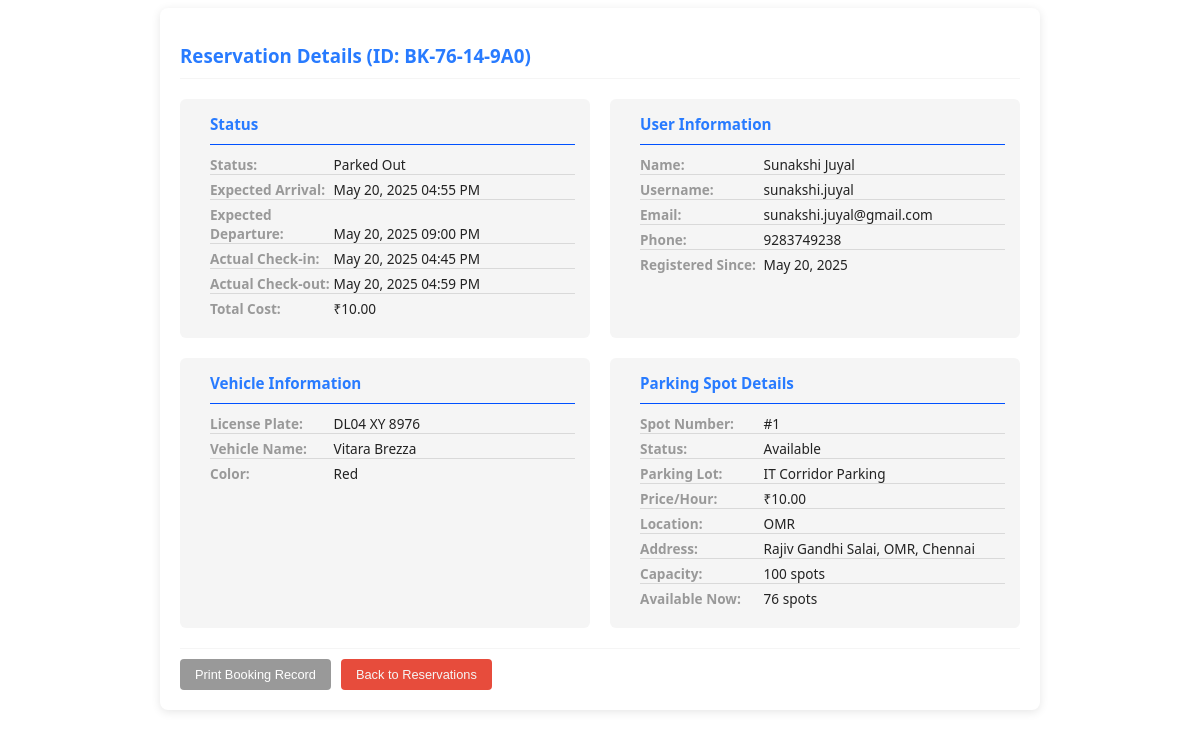
The page /admin/reservations/booking_details/BK-76-14-9A0 on the database its author committed.
### model.py (models this page shows, shortened)
class Reservation(db.Model):
    id = db.Column(db.Integer, primary_key=True)
    booking_id = db.Column(db.String(50), unique=True, nullable=False)
    booking_timestamp = db.Column(db.DateTime, default=datetime.utcnow)
    lot_id = db.Column(db.Integer, db.ForeignKey('parking_lot.id'), nullable=False)
    spot_id = db.Column(db.Integer, db.ForeignKey('parking_spot.id'))
    user_id = db.Column(db.Integer, db.ForeignKey('user.id'))
    vehicle_id = db.Column(db.Integer, db.ForeignKey('vehicle.id'))
    expected_arrival = db.Column(db.DateTime, nullable=False)
    expected_departure = db.Column(db.DateTime, nullable=False)
    parking_timestamp = db.Column(db.DateTime)
    leaving_timestamp = db.Column(db.DateTime)
    parking_cost = db.Column(db.Float)
    status = db.Column(db.String(20), default='Pending')
    cancellation_reason = db.Column(db.String(200))
    lot = db.relationship('ParkingLot')
    spot = db.relationship('ParkingSpot', backref=db.backref('reservations', lazy='dynamic'))
    user = db.relationship('User', overlaps="reservations,user_ref")
    vehicle = db.relationship('Vehicle')

class User(db.Model, UserMixin):
    id = db.Column(db.Integer, primary_key=True)
    username = db.Column(db.String(80), unique=True)
    email = db.Column(db.String(120), unique=True, nullable=False)
    password = db.Column(db.String(200), nullable=False)
    firstname = db.Column(db.String(100))
    lastname = db.Column(db.String(100))
    gender = db.Column(db.String(10))
    phone = db.Column(db.String(15))
    address = db.Column(db.String(200))
    pin = db.Column(db.String(10))
    registration_date = db.Column(db.DateTime, default=datetime.now)
    is_active = db.Column(db.Boolean, default=True)
    reservations = db.relationship('Reservation', backref='user_ref', lazy=True)
    vehicles = db.relationship('Vehicle', backref='owner', cascade='all, delete-orphan')

class Vehicle(db.Model):
    id = db.Column(db.Integer, primary_key=True)
    vehicle_name = db.Column(db.String(100))
    vehicle_nickname = db.Column(db.String(100))
    license_plate = db.Column(db.String(20), unique=True, nullable=False)
    vehicle_image = db.Column(db.String)
    color = db.Column(db.String(50))
    user_id = db.Column(db.Integer, db.ForeignKey('user.id'), nullable=False)
    reservations = db.relationship('Reservation', back_populates='vehicle', lazy=True)

class ParkingSpot(db.Model):
    id = db.Column(db.Integer, primary_key=True)
    lot_id = db.Column(db.Integer, db.ForeignKey('parking_lot.id'))
    spot_number = db.Column(db.Integer, nullable=False)
    status = db.Column(db.String(1), default='A')  # A = Available, O = Occupied

class ParkingLot(db.Model):
    id = db.Column(db.Integer, primary_key=True)
    prime_location_name = db.Column(db.String(100))
    price_per_hour = db.Column(db.Float)
    max_parking_spots = db.Column(db.Integer, nullable=False)
    available_spots = db.Column(db.Integer, nullable=False)
    available_from = db.Column(db.Time)
    available_to = db.Column(db.Time)
    is_active = db.Column(db.Boolean, default=True)
    image_url = db.Column(db.String)
    admin_notes = db.Column(db.Text)
    location_id = db.Column(db.Integer, db.ForeignKey('location.id'), nullable=False)
    spots = db.relationship('ParkingSpot', backref='lot', cascade='all, delete-orphan', lazy=True)

class Location(db.Model):
    id = db.Column(db.Integer, primary_key=True)
    name = db.Column(db.String(100), nullable=False)
    address = db.Column(db.String(200), nullable=False)
    pin_code = db.Column(db.String(10))
    parking_lots = db.relationship('ParkingLot', backref='location_ref', lazy=True)

### routes/admin_routes.py (the view)
@admin_bp.route('/reservations/booking_details/<string:booking_id>', methods=['GET', 'POST'])
def booking_details(booking_id):
    reservation = Reservation.query.filter_by(booking_id=booking_id).first()
    if reservation:
        return render_template('partials/_admin_views_booking_details.html', reservation=reservation)
    else:
        flash('Booking not found', 'error')
        return redirect(url_for('user.bookings'))

### templates/partials/_admin_views_booking_details.html (shortened to what this page needs)
<div class="reservation-details">
    <h3>Reservation Details (ID: {{ reservation.booking_id }})</h3>
    <div class="section">
        <h4>Status</h4>
        <p><strong>Status:</strong> {{ reservation.status }}</p>
        <p><strong>Expected Arrival:</strong> {{ reservation.expected_arrival.strftime('%b %d, %Y %I:%M %p') }}</p>
        <p><strong>Expected Departure:</strong> {{ reservation.expected_departure.strftime('%b %d, %Y %I:%M %p') }}</p>
        {% if reservation.parking_timestamp %}
        <p><strong>Actual Check-in:</strong> {{ reservation.parking_timestamp.strftime('%b %d, %Y %I:%M %p') }}</p>
        {% endif %}
        {% if reservation.leaving_timestamp %}
        <p><strong>Actual Check-out:</strong> {{ reservation.leaving_timestamp.strftime('%b %d, %Y %I:%M %p') }}</p>
        {% endif %}
        <p><strong>Total Cost:</strong> ₹{{ "%.2f"|format(reservation.parking_cost) if reservation.parking_cost else
            'Not calculated' }}</p>
    </div>
    <div class="section">
        <h4>User Information</h4>
        <p><strong>Name:</strong> {{ reservation.user.firstname }} {{ reservation.user.lastname }}</p>
        <p><strong>Username:</strong> {{ reservation.user.username }}</p>
        <p><strong>Email:</strong> {{ reservation.user.email }}</p>
        <p><strong>Phone:</strong> {{ reservation.user.phone }}</p>
        <p><strong>Registered Since:</strong> {{ reservation.user.registration_date.strftime('%b %d, %Y') }}</p>
    </div>
    <div class="section">
        <h4>Vehicle Information</h4>
        <p><strong>License Plate:</strong> {{ reservation.vehicle.license_plate }}</p>
        <p><strong>Vehicle Name:</strong> {{ reservation.vehicle.vehicle_name }}</p>
        <p><strong>Color:</strong> {{ reservation.vehicle.color }}</p>
    </div>
    <div class="section">
        <h4>Parking Spot Details</h4>
        <p><strong>Spot Number:</strong> #{{ reservation.spot.spot_number }}</p>
        <p><strong>Status:</strong> {{ 'Occupied' if reservation.spot.status == 'O' else 'Available' }}</p>
        <p><strong>Parking Lot:</strong> {{ reservation.spot.lot.prime_location_name }}</p>
        <p><strong>Price/Hour:</strong> ₹{{ "%.2f"|format(reservation.spot.lot.price_per_hour) }}</p>
        <p><strong>Location:</strong> {{ reservation.spot.lot.location_ref.name }}</p>
        <p><strong>Address:</strong> {{ reservation.spot.lot.location_ref.address }}</p>
        <p><strong>Capacity:</strong> {{ reservation.spot.lot.max_parking_spots }} spots</p>
        <p><strong>Available Now:</strong> {{ reservation.spot.lot.available_spots }} spots</p>
    </div>
    <div class="action-buttons">
        {% if reservation.status == 'Parked Out' %}
        <button class="btn-secondary" onclick="window.print()">Print Booking Record</button>
        {% endif %}
        <button class="btn-danger">
            <a href="{{ url_for('admin.activity_log') }}" style="text-decoration: none; color: whitesmoke;"> Back to
                Reservations </a>
        </button>
    </div>
</div>

### templates/partials/_admin_views_booking_details.html (style rules this page uses)
.reservation-details { font-family: 'Segoe UI', Tahoma, Geneva, Verdana, sans-serif; color: var(--black1); background: var(--white); padding: 20px; margin: auto; border-radius: 8px; box-shadow: 0 2px 10px rgba(0, 0, 0, 0.1); max-height: 95vh; max-width: 70vw; display: grid; grid-template-columns: 1fr 1fr; gap: 20px; overflow: hidden; }
.reservation-details h3 { grid-column: 1 / -1; color: var(--blue); margin: 15px 0 0 0; padding-bottom: 10px; border-bottom: 1px solid var(--grey); }
.section { background: var(--grey); padding: 15px; padding-left: 30px; border-radius: 6px; }
.section h4 { margin: 0 0 10px 0; padding: 0 0 10px 0; border-bottom: 1px solid rgb(0, 81, 255); color: var(--blue); font-size: 0.95rem; }
.section p { margin: 5px 0; border-bottom: 1px solid rgb(217, 217, 217); font-size: 0.85rem; line-height: 1.4; }
.section p:last-child { border: none; }
.section strong { display: inline-block; width: 120px; color: var(--black2); }
.action-buttons { grid-column: 1 / -1; display: flex; gap: 10px; padding-top: 10px; border-top: 1px solid var(--grey); margin-top: auto; }
.action-buttons button { padding: 8px 15px; border: none; border-radius: 4px; cursor: pointer; font-size: 0.8rem; transition: all 0.3s; }
.btn-secondary { background: var(--black2); color: white; }
.btn-danger { background: #e74c3c; color: white; }

### rows shown on the page
Reservation: booking_id "BK-76-14-9A0", status "Parked Out", expected_arrival "May 20, 2025 04:55 PM", expected_departure "May 20, 2025 09:00 PM", parking_timestamp "May 20, 2025 04:45 PM", leaving_timestamp "May 20, 2025 04:59 PM", parking_cost "10.00"
User: user.firstname "Sunakshi", user.lastname "Juyal", user.username "sunakshi.juyal", user.email "sunakshi.juyal@gmail.com", user.phone "9283749238", user.registration_date "May 20, 2025"
Vehicle: vehicle.license_plate "DL04 XY 8976", vehicle.vehicle_name "Vitara Brezza", vehicle.color "Red"
ParkingSpot: spot.spot_number "1", status "Available"
ParkingLot: spot.lot.prime_location_name "IT Corridor Parking", spot.lot.price_per_hour "10.00", spot.lot.max_parking_spots "100", spot.lot.available_spots "76"
Location: spot.lot.location_ref.name "OMR", spot.lot.location_ref.address "Rajiv Gandhi Salai, OMR, Chennai"
